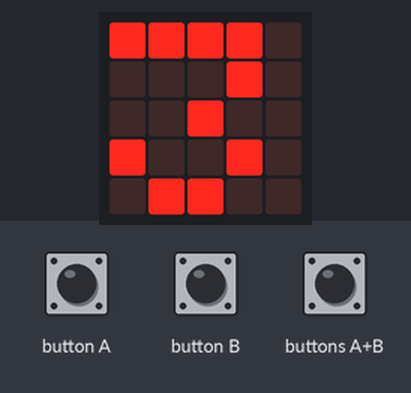
A program run on a simulated BBC micro:bit (MakeCode). Shown: the board's 5×5 LED display. The inputs (shaded band) are chosen by the test bench.

Above: at 1.2 s.
1.3 s: button A pressed for 0.45 s
At 1.9 s:
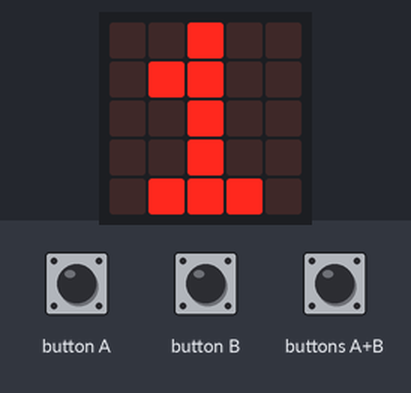
3.8 s: button B pressed for 0.45 s
At 4.4 s:
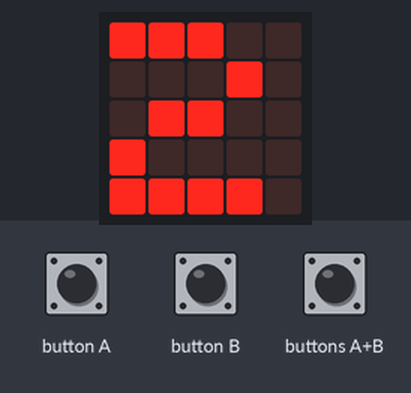
6.1 s: buttons A+B pressed for 0.45 s
At 6.7 s:
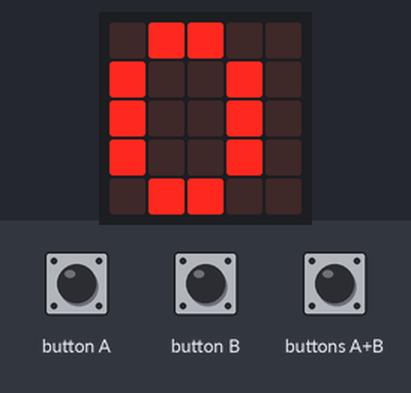
Timing chart, 0 to 9.1 s (numbered marks = the images above; inputs shaded):
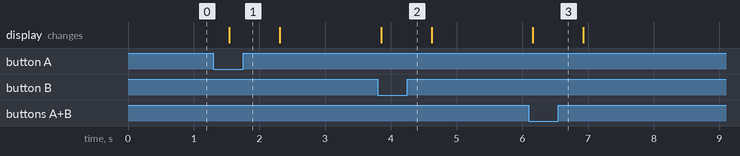

Measured:
- after the input at 1.3 s, the display: changes after 0.24 s (image 1)
- after the input at 3.8 s, the display: changes after 0.05 s (image 2)
- after the input at 6.1 s, the display: changes after 0.06 s (image 3)

The program:

main.ts
```typescript
basic.forever(function () {
    if (input.buttonIsPressed(Button.AB)) {
        basic.showString("0")
    } else if (input.buttonIsPressed(Button.A)) {
        basic.showString("1")
    } else if (input.buttonIsPressed(Button.B)) {
        basic.showString("2")
    } else {
        basic.showString("3")
    }
})
```

test.ts
```typescript
// テストはここに来ます。このパッケージが拡張機能として使用されるときにはコンパイルされません。
```
